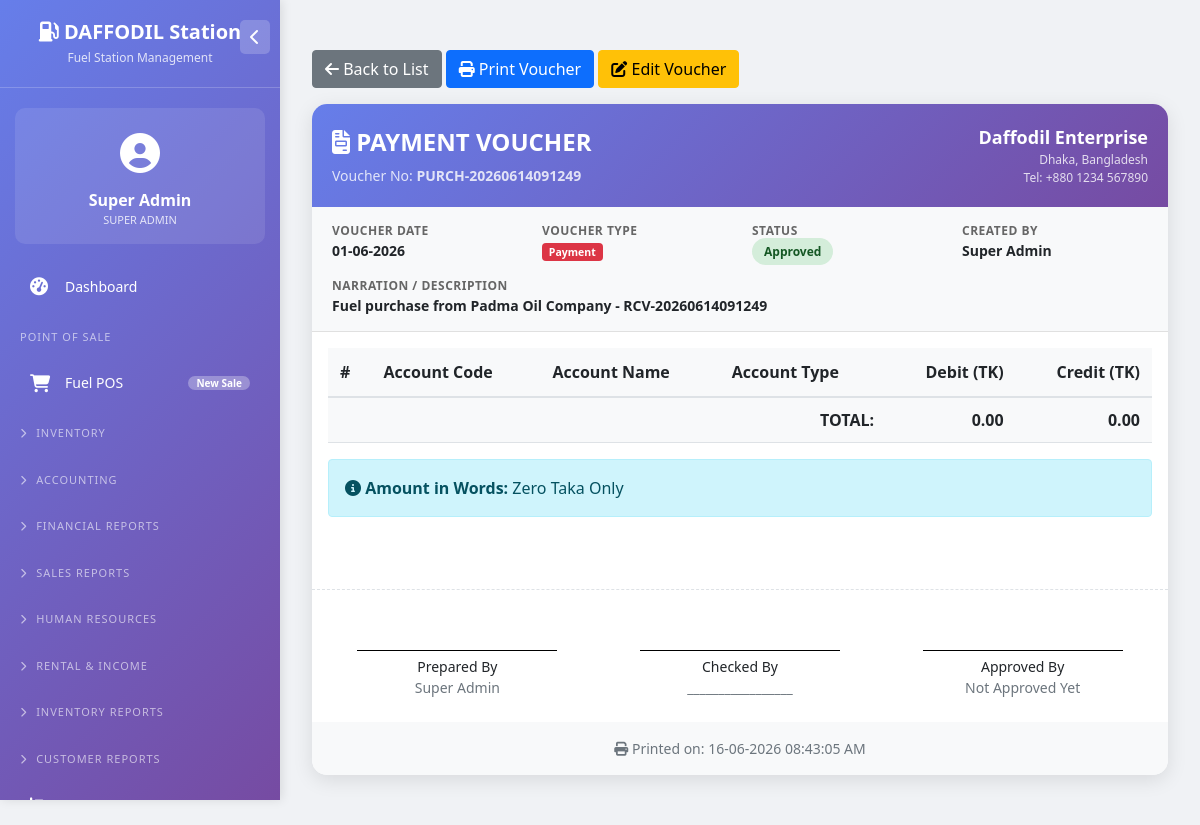
The app's page /view_voucher.php?id=1 (signed in), older data.
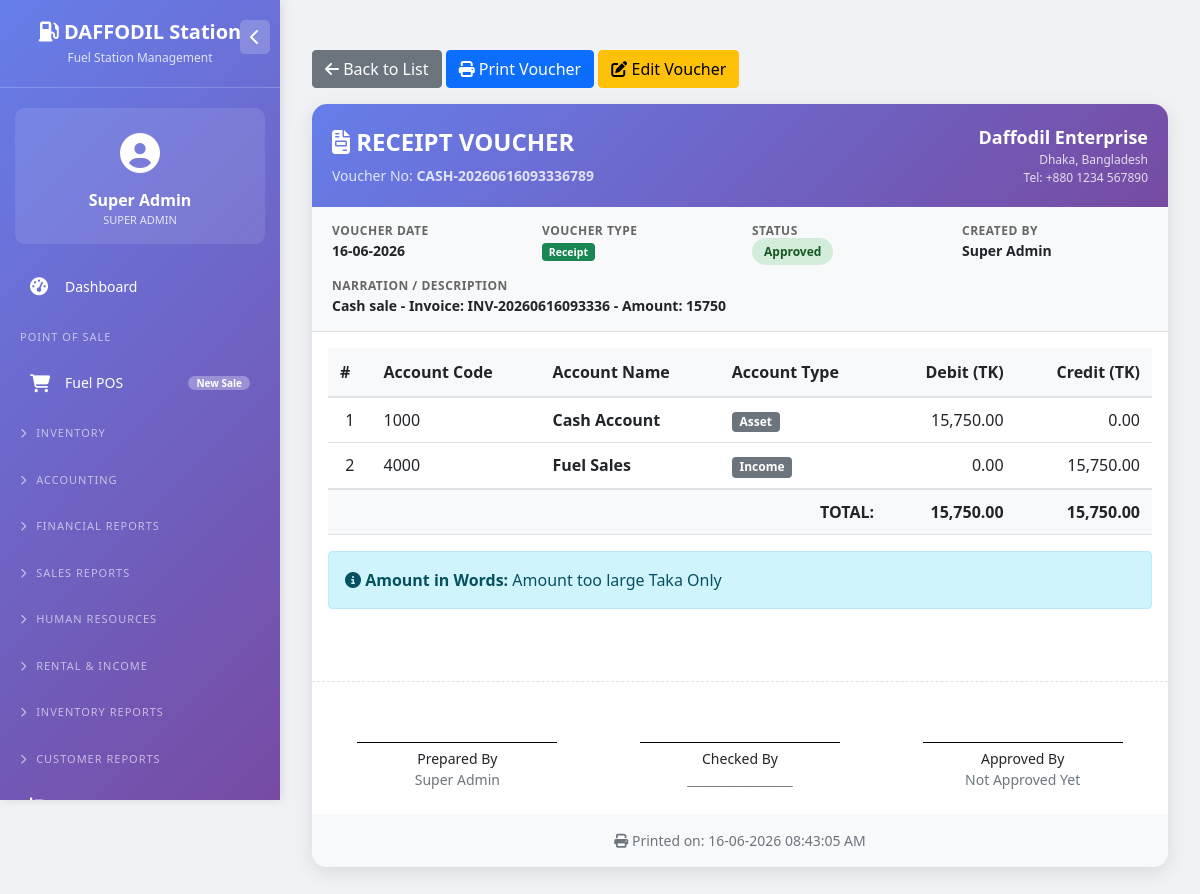
The same page, newer data.
### tables this page shows
CREATE TABLE `vouchers` (
  `id` int(11) NOT NULL,
  `voucher_no` varchar(50) NOT NULL,
  `voucher_type` enum('journal','payment','receipt','contra') NOT NULL,
  `date` date NOT NULL,
  `narration` text DEFAULT NULL,
  `created_by` int(11) NOT NULL,
  `approved_by` int(11) DEFAULT NULL,
  `status` enum('draft','approved','rejected') DEFAULT 'draft',
  `created_at` timestamp NOT NULL DEFAULT current_timestamp()
);

CREATE TABLE `users` (
  `id` int(11) NOT NULL,
  `username` varchar(50) NOT NULL,
  `password` varchar(255) NOT NULL,
  `full_name` varchar(100) NOT NULL,
  `email` varchar(100) DEFAULT NULL,
  `phone` varchar(20) DEFAULT NULL,
  `role` enum('super_admin','owner','accountant','station_manager','cashier','nozzle_operator','hr_officer','store_keeper','auditor') NOT NULL DEFAULT 'cashier',
  `is_active` tinyint(1) DEFAULT 1,
  `created_at` timestamp NOT NULL DEFAULT current_timestamp()
);

CREATE TABLE `voucher_items` (
  `id` int(11) NOT NULL,
  `voucher_id` int(11) NOT NULL,
  `account_id` int(11) NOT NULL,
  `debit_amount` decimal(15,2) DEFAULT 0.00,
  `credit_amount` decimal(15,2) DEFAULT 0.00,
  `description` text DEFAULT NULL
);

CREATE TABLE `chart_of_accounts` (
  `id` int(11) NOT NULL,
  `account_code` varchar(20) NOT NULL,
  `account_name` varchar(100) NOT NULL,
  `account_type` enum('asset','liability','equity','income','expense') NOT NULL,
  `parent_id` int(11) DEFAULT NULL,
  `opening_balance` decimal(15,2) DEFAULT 0.00,
  `balance_type` enum('debit','credit') DEFAULT 'debit',
  `is_active` tinyint(1) DEFAULT 1
);

### view_voucher.php (the view, shortened to what the changed rows need)
<?php
require_once 'config/database.php';
$voucher_id = isset($_GET['id']) ? intval($_GET['id']) : 0;
$stmt = $pdo->prepare("
    SELECT v.*, u.full_name as creator_name, u2.full_name as approver_name
    FROM vouchers v
    LEFT JOIN users u ON v.created_by = u.id
    LEFT JOIN users u2 ON v.approved_by = u2.id
    WHERE v.id = ?
");
$stmt->execute([$voucher_id]);
$voucher = $stmt->fetch();
$stmt = $pdo->prepare("
    SELECT vi.*, ca.account_code, ca.account_name, ca.account_type
    FROM voucher_items vi
    JOIN chart_of_accounts ca ON vi.account_id = ca.id
    WHERE vi.voucher_id = ?
    ORDER BY vi.id
");
$stmt->execute([$voucher_id]);
$voucher_items = $stmt->fetchAll();
$total_debit = array_sum(array_column($voucher_items, 'debit_amount'));
$total_credit = array_sum(array_column($voucher_items, 'credit_amount'));
$settings = $pdo->query("SELECT setting_key, setting_value FROM system_settings")->fetchAll(PDO::FETCH_KEY_PAIR);
$currency = $settings['currency_symbol'] ?? 'BDT';
$voucher_colors = [
    'journal' => 'primary',
    'payment' => 'danger',
    'receipt' => 'success',
    'contra' => 'info'
];
$voucher_color = $voucher_colors[$voucher['voucher_type']] ?? 'secondary';
?>
<!DOCTYPE html>
<html lang="en">
<head>
    <link href="https://cdn.jsdelivr.net/npm/bootstrap@5.1.3/dist/css/bootstrap.min.css" rel="stylesheet">
    <link rel="stylesheet" href="https://cdnjs.cloudflare.com/ajax/libs/font-awesome/6.4.0/css/all.min.css">
</head>
<body>
    <?php include 'left_menu.php'; ?>
    <div class="main-content">
        <div class="container-fluid">
            <div class="voucher-container">
                <div class="action-buttons mb-3 no-print">
                    <a href="accounting.php?tab=list" class="btn btn-secondary">
                    </a>
                    <button onclick="window.print()" class="btn btn-primary">
                    </button>
                    <a href="edit_voucher.php?id=<?php echo $voucher_id; ?>" class="btn btn-warning">
                    </a>
                </div>
                <div class="voucher-card">
                    <div class="voucher-header">
                        <div class="row">
                            <div class="col-md-6">
                                <div class="voucher-title">
                                    <i class="fas fa-file-invoice"></i>
                                    <?php echo strtoupper($voucher['voucher_type']); ?> VOUCHER
                                </div>
                                <div class="voucher-subtitle">
                                    Voucher No: <strong><?php echo $voucher['voucher_no']; ?></strong>
                                </div>
                            </div>
                        </div>
                    </div>
                    <div class="voucher-details">
                        <div class="row">
                            <div class="col-md-3">
                                <div class="detail-label">Voucher Date</div>
                                <div class="detail-value"><?php echo date('d-m-Y', strtotime($voucher['date'])); ?></div>
                            </div>
                            <div class="col-md-3">
                                <div class="detail-value">
                                    <span class="badge bg-<?php echo $voucher_color; ?>">
                                        <?php echo ucfirst($voucher['voucher_type']); ?>
                                    </span>
                                </div>
                            </div>
                            <div class="col-md-3">
                                <div class="detail-value">
                                    <span class="status-badge status-<?php echo $voucher['status']; ?>">
                                        <?php echo ucfirst($voucher['status']); ?>
                                    </span>
                                </div>
                            </div>
                            <div class="col-md-3">
                                <div class="detail-label">Created By</div>
                                <div class="detail-value"><?php echo htmlspecialchars($voucher['creator_name']); ?></div>
                            </div>
                        </div>
                        <div class="row mt-3">
                            <div class="col-md-12">
                                <div class="detail-label">Narration / Description</div>
                                <div class="detail-value"><?php echo nl2br(htmlspecialchars($voucher['narration'])); ?></div>
                            </div>
                        </div>
                    </div>
                    <div class="p-3">
                        <table class="voucher-table">
                            <thead>
                                <tr>
                                    <th>#</th>
                                    <th>Account Code</th>
                                    <th>Account Name</th>
                                    <th>Account Type</th>
                                    <th class="text-end">Debit (<?php echo $currency; ?>)</th>
                                    <th class="text-end">Credit (<?php echo $currency; ?>)</th>
                                </tr>
                            </thead>
                            <tbody>
                                <?php $sl = 1; ?>
                                <?php foreach($voucher_items as $item): ?>
                                <tr>
                                    <td class="text-center"><?php echo $sl++; ?></td>
                                    <td><?php echo $item['account_code']; ?></div>
                                    <td><strong><?php echo htmlspecialchars($item['account_name']); ?></strong></td>
                                    <td>
                                        <span class="badge bg-secondary">
                                            <?php echo ucfirst($item['account_type']); ?>
                                        </span>
                                    </div>
                                    <td class="text-end"><?php echo number_format($item['debit_amount'], 2); ?></div>
                                    <td class="text-end"><?php echo number_format($item['credit_amount'], 2); ?></div>
                                <?php endforeach; ?>
                                <tr class="total-row">
                                    <td colspan="4" class="text-end fw-bold">TOTAL:</td>
                                    <td class="text-end fw-bold"><?php echo number_format($total_debit, 2); ?></td>
                                    <td class="text-end fw-bold"><?php echo number_format($total_credit, 2); ?></td>
                                </tr>
                            </tbody>
                        </table>
                    </div>
                    <div class="px-3 pb-3">
                        <div class="alert alert-info">
                            <i class="fas fa-info-circle"></i>
                            <strong>Amount in Words:</strong>
                            <?php
                            function numberToWords($number) {
                                $words = array(
                                    '0' => 'Zero', '1' => 'One', '2' => 'Two', '3' => 'Three',
                                    '4' => 'Four', '5' => 'Five', '6' => 'Six', '7' => 'Seven',
                                    '8' => 'Eight', '9' => 'Nine', '10' => 'Ten', '11' => 'Eleven',
                                    '12' => 'Twelve', '13' => 'Thirteen', '14' => 'Fourteen',
                                    '15' => 'Fifteen', '16' => 'Sixteen', '17' => 'Seventeen',
                                    '18' => 'Eighteen', '19' => 'Nineteen', '20' => 'Twenty',
                                    '30' => 'Thirty', '40' => 'Forty', '50' => 'Fifty',
                                    '60' => 'Sixty', '70' => 'Seventy', '80' => 'Eighty',
                                    '90' => 'Ninety'
                                );
                                if($number < 21) {
                                    return $words[$number];
                                } elseif($number < 100) {
                                    $tens = floor($number / 10) * 10;
                                    $units = $number % 10;
                                    return $words[$tens] . ($units ? ' ' . $words[$units] : '');
                                } elseif($number < 1000) {
                                    $hundreds = floor($number / 100);
                                    $remainder = $number % 100;
                                    return $words[$hundreds] . ' Hundred' . ($remainder ? ' ' . numberToWords($remainder) : '');
                                } else {
                                    return 'Amount too large';
                                }
                            }
                            $amount_words = numberToWords(floor($total_debit)) . ' Taka Only';
                            echo $amount_words;
                            ?>
                        </div>
                    </div>
                    <div class="signature-section px-3 pb-4">
                        <div class="row">
                            <div class="col-md-4 signature">
                                <div class="signature-line"></div>
                                <div class="small">Prepared By</div>
                                <div class="small text-muted"><?php echo htmlspecialchars($voucher['creator_name']); ?></div>
                            </div>
                        </div>
                    </div>
                    <div class="text-center p-3 bg-light small text-muted">
                    </div>
                </div>
            </div>
        </div>
    </div>
</body>
</html>

Row changes from the older to the newer data that the page shows:
changed vouchers "Approved": voucher_type "PAYMENT" → "RECEIPT"; voucher_no "PURCH-20260614091249" → "CASH-20260616093336789"; date "01-06-2026" → "16-06-2026"; voucher_type "Payment" → "Receipt"; narration "Fuel purchase from Padma Oil Company - RCV-20260614091249" → "Cash sale - Invoice: INV-20260616093336 - Amount: 15750"
now on this page (row edited): voucher_items: account.account_code "1000", account.account_name "Cash Account", account.account_type "Asset", debit_amount "15,750.00", credit_amount "0.00"
now on this page (row edited): voucher_items: account.account_code "4000", account.account_name "Fuel Sales", account.account_type "Income", debit_amount "0.00", credit_amount "15,750.00"
Text that changed along with them:
$total_debit: "0.00" → "15,750.00"
$total_credit: "0.00" → "15,750.00"
$amount_words: "Zero Taka Only" → "Amount too large Taka Only"
